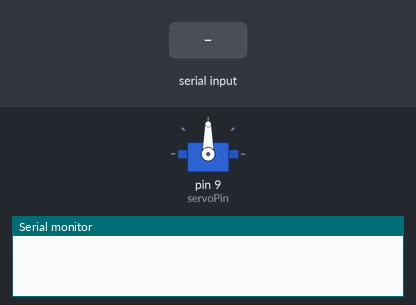
The sketch below on a simulated Arduino Uno, built with avr-gcc and run on an emulated ATmega328P. Parts: servo, the last lines printed to the serial monitor. The inputs (shaded band) are chosen by the test bench.

Above: at 1.2 s.
1.3 s: "a,45\n" received over Serial
At 1.6 s:
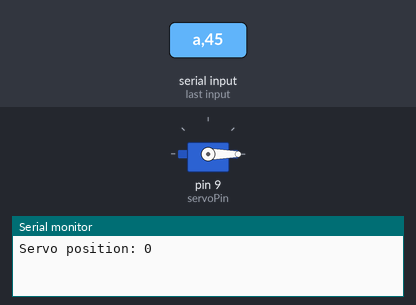
2.8 s: "a90\n" received over Serial
At 3.9 s:
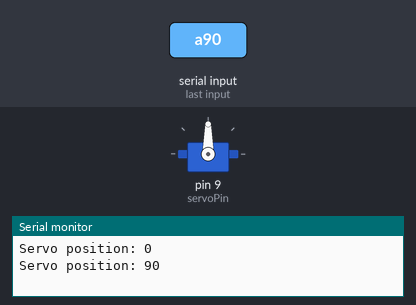
4.3 s: "a\n" received over Serial
At 5.1 s:
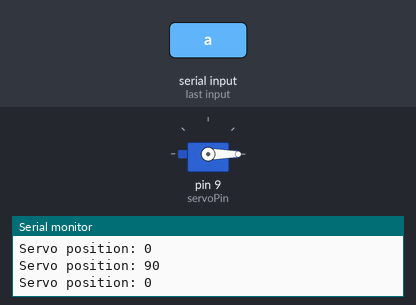
5.8 s: "30,150\n" received over Serial
At 6.2 s:
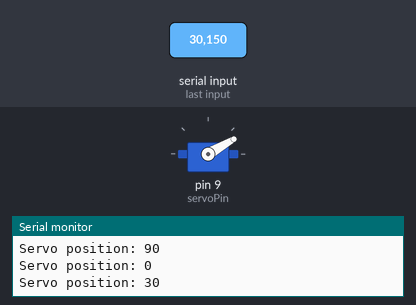
Timing chart, 0 to 8.3 s (numbered marks = the images above; inputs shaded):
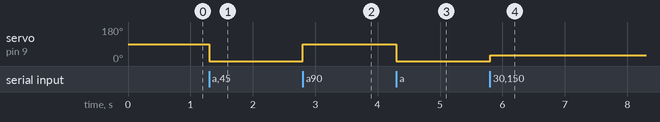

The sketch:

servo_test.ino
```cpp
#include <Arduino.h>
#include <Servo.h>
#include <stdlib.h>
#include <ctype.h>

Servo servo;
byte servoPin = 9;
static int pos = 0;
static int pulse = 500;
static char state = 0;
static char line[16];
static size_t lineLen = 0;

void setup() {
    Serial.begin(115200);
    servo.attach(servoPin, 900, 2100); //Adjusts PWM ranges to fit the HS-5055MG servo
}

void loop() {
    while (Serial.available() > 0) {
        char c = (char)Serial.read();

        if (c == '\r') continue;

        if (c == 'a' || c == 'b') {
            state = c;
            lineLen = 0;
            continue;
        }

        if (state) {
            line[lineLen++] = c;
            if (lineLen >= sizeof(line) - 1 || c == '\n') {
                line[lineLen] = '\0';
                if (state == 'a') {
                    pos = atoi(line);
                    pos = constrain(pos, 0, 180);
                    //pulse = map(pos, 0, 180, 900, 2100);
                    servo.write(pos);
                    Serial.print("Servo position: ");
                    Serial.println(pos);
                } else if (state == 'b') {
                    //The commented code would work with the Nano 33 BLE Sense
                    //Apparently, writeMicroseconds is a little broken on the Nano 33 BLE Sense
                    pulse = atoi(line);
                    pulse = constrain(pulse, 900, 2100);
                    servo.writeMicroseconds(pulse);
                    Serial.print("Servo pulse: ");
                    Serial.println(pulse);
                    // Convert microseconds to angle and use write() instead of writeMicroseconds()
                    // Standard mapping: 544us = 0°, 2400us = 180°
                    /*int angle = map(pulse, 900, 2100, 0, 180);
                    servo.write(angle);
                    Serial.print("Servo pulse (as angle): ");
                    Serial.println(angle);*/
                }
            }
        }
    }
}
```

Measured:
- after the input at 1.3 s, servo on pin 9 (servoPin): 90° → 0° at once
- after the input at 2.8 s, servo on pin 9 (servoPin): 0° → 90° at once
- after the input at 4.3 s, servo on pin 9 (servoPin): 90° → 0° at once
- after the input at 5.8 s, servo on pin 9 (servoPin): 0° → 30° at once
